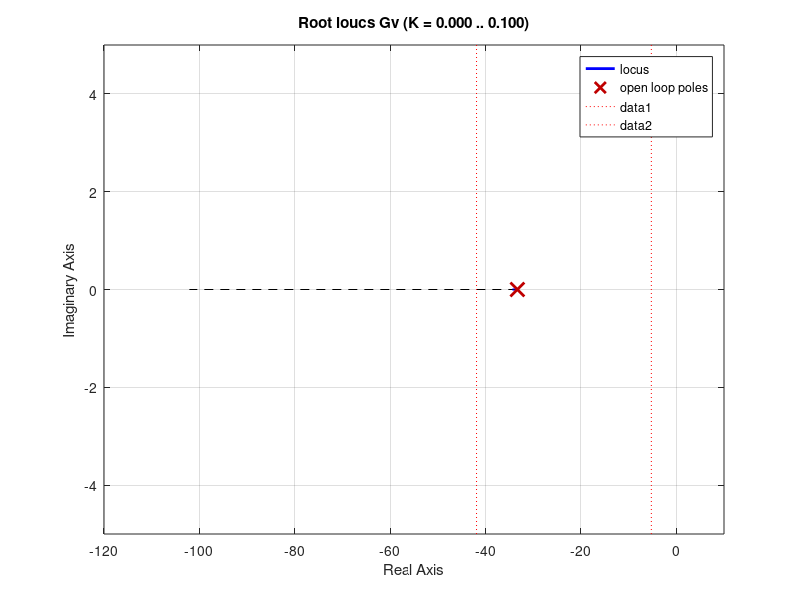
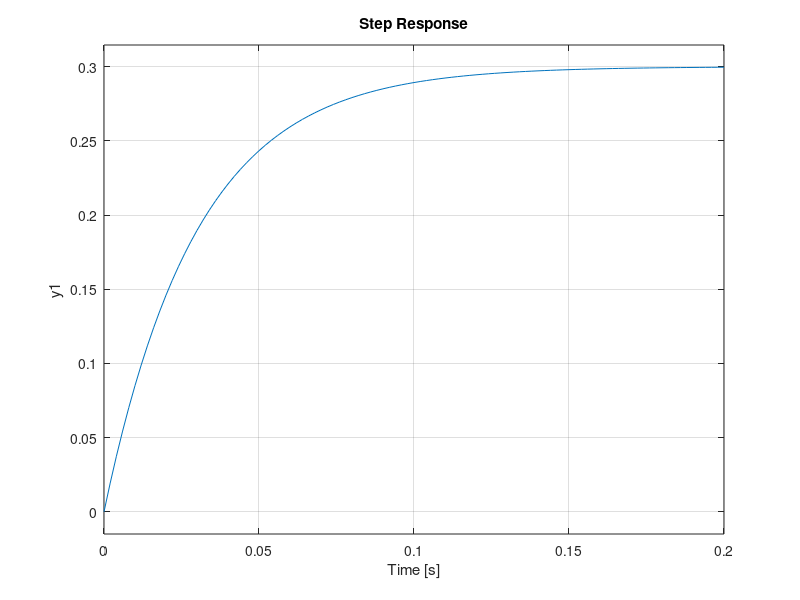
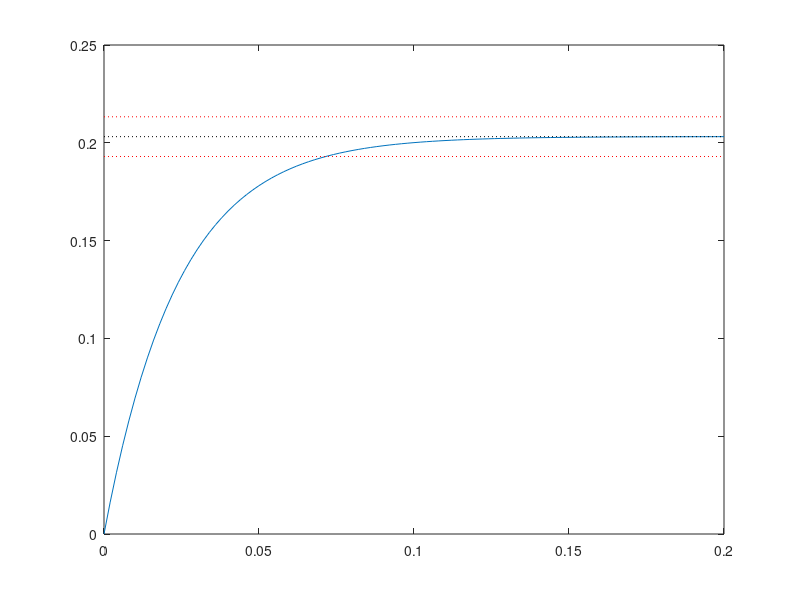
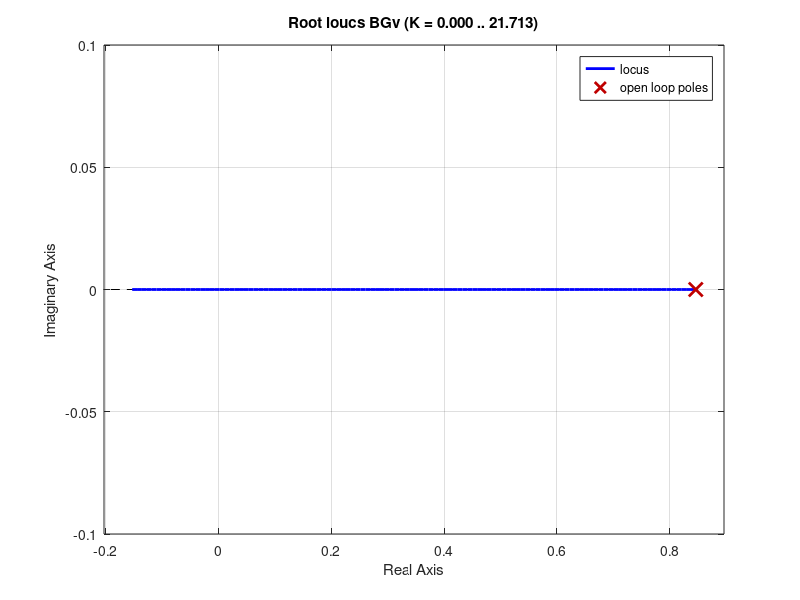

MATLAB code for these plots, in order: (Note: this script raises an error after producing the figures.)
clear all
close all
Gv = tf(0.3,[0.03 1])
figure('name', ['LDR con CA(s) = K*Gv(s)'])
rlocus(Gv)
hold on
for ts = [0.075 0.6]
    plot([-1 -1]*pi/ts, [-1 1]*5, 'r:')
end
axis([-120 10 -5 5])
figure
step(Gv)

%%
hold off
for K = [0.85];
    M = feedback(K*Gv,1)
    figure('name', ['Respuesta M para K = ' num2str(K)])
    [c,t] = step(M);
    c_inf = c(end);
    plot(t,c)
    hold on
    plot([t(1) t(end)], [1 1]*c_inf,'k:')
    plot([t(1) t(end)], [1 1]*c_inf*0.95,'r:')
    plot([t(1) t(end)], [1 1]*c_inf*1.05,'r:')
end

%%
T = 5e-3;
BGv = c2d(Gv,T,'zoh')
figure('name', 'LDR con CA(z) = K*BGv(z)')
rlocus(BGv)
hold on
for ts = [0.075 0.6]
    ks = ceil(ts/T)
    UnitCircle(exp(-pi/ks))
end
axis([-1 1 -1 1])
%%
for K = [0.77 36 39.5];
    M = feedback(K*BGv,1)
    figure('name', ['Respuesta M para K=' num2str(K) ' y T=' num2str(T)])
    [c,t] = step(M);
    c_inf = c(end);
    stairs(t,c)
    hold on
    plot([t(1) t(end)], [1 1]*c_inf,'k:')
    plot([t(1) t(end)], [1 1]*c_inf*0.95,'r:')
    plot([t(1) t(end)], [1 1]*c_inf*1.05,'r:')
end
%%
Gp = tf(4,[0.03 1 0])
figure('name','LDR con CA(s) = K* Gp(s)')
rlocus(Gp)
hold on
for tp = [0.09 0.195]
    plot([-120 10], [1 1]*pi/tp,'r:')
end
axis([-120 10 -50 50])
figure
step(Gp)
%%
for K = [1.1];
    M = feedback(K*Gp,1)
    figure('name', ['Respuesta M para K = ' num2str(K)])
    [c,t] = step(M);
    c_inf = c(end);
    plot(t,c)
    hold on
    plot([t(1) t(end)], [1 1]*c_inf,'k:')
    plot([t(1) t(end)], [1 1]*c_inf*0.95,'r:')
    plot([t(1) t(end)], [1 1]*c_inf*1.05,'r:')
end
%%
T = 5e-3
BGp = c2d(Gp,T,'zoh')
figure('name','LDR con CA(z) = K*BGp(z)')
rlocus(BGp)
hold on
for tp = [0.09 0.195]
    kp = round(tp/T);
    plot([0 1], [0 tan(pi/kp)],'r:')
end
axis([-1 1 -1 1])
%%
for K = [4.03 11.2];
    M = feedback(K*BGv,1)
    figure('name', ['Respuesta M para K=' num2str(K) ' y T=' num2str(T)])
    [c,t] = step(M);
    c_inf = c(end);
    stairs(t,c)
    hold on
    plot([t(1) t(end)], [1 1]*c_inf,'k:')
    plot([t(1) t(end)], [1 1]*c_inf*0.95,'r:')
    plot([t(1) t(end)], [1 1]*c_inf*1.05,'r:')
end
%%
clear all
close all
Gv = tf(500,[0.5 1])
figure('name', ['LDR con CA(s) = K*Gv(s)'])
rlocus(Gv)
% hold on
% for ts = [0.075 0.6]
%     plot([-1 -1]*pi/ts, [-1 1]*5, 'r:')
% end
% axis([-120 10 -5 5])
% figure
% step(Gv)